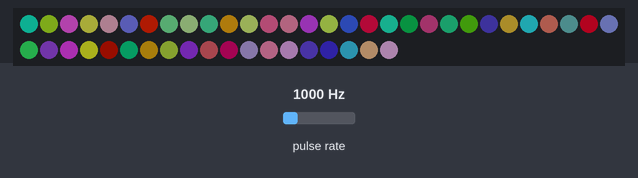
This sketch was run on a simulated Arduino Uno, built with avr-gcc and run on an emulated ATmega328P. On the bench: 49 RGB LEDs in strip order, left to right, continuing on the next row. Wiring (inferred from the names in the program): pulse sensor: data pin 2; WS2812 LEDs: data pin 5. The test bench sets the inputs (shaded band); at power-on: pulse rate 1000 Hz. Dim RGB values are drawn brighter than linear; random numbers use the default seed unless the sketch sets one.

Above: at 1.2 s.
1.3 s: pulse rate (sensor on pin 2) set to 4900 Hz
At 1.69 s:
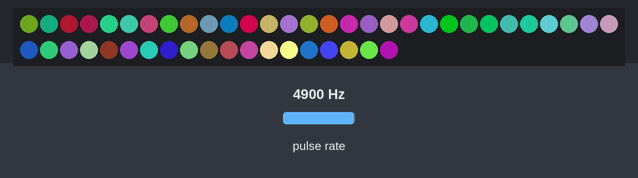
3.9 s: pulse rate (sensor on pin 2) set to 100 Hz
At 4.14 s:
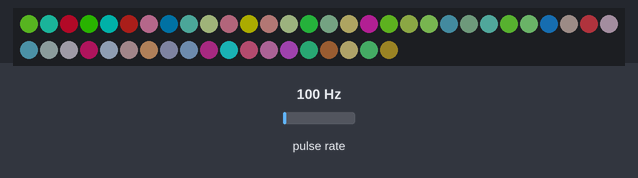
6.6 s: pulse rate (sensor on pin 2) set to 3750 Hz
At 6.85 s:
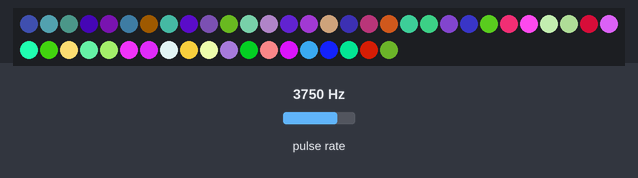
9.6 s: pulse rate (sensor on pin 2) set to 1250 Hz
At 9.89 s:
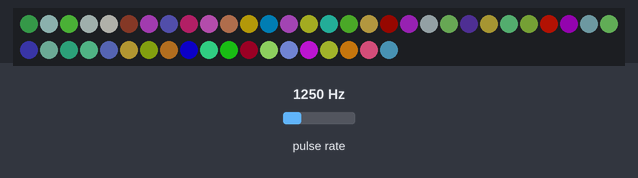
12.1 s: pulse rate (sensor on pin 2) set to 0 Hz
At 12.34 s:
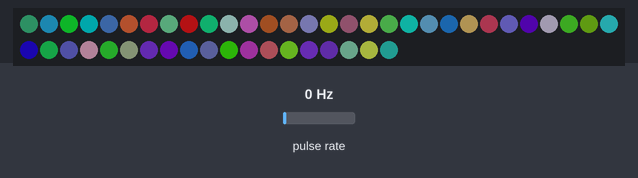
14.9 s: pulse rate (sensor on pin 2) set to 2500 Hz
At 15.16 s:
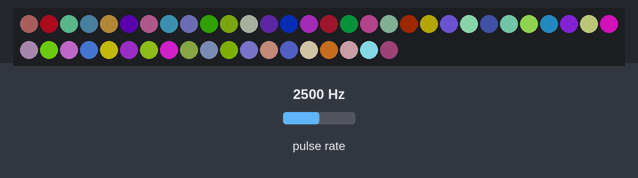
Timing chart, 0 to 17.9 s (numbered marks = the images above; inputs shaded):
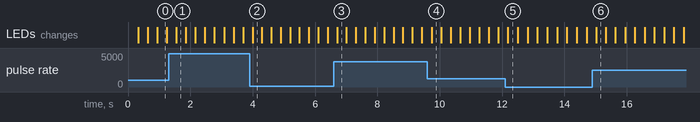

The sketch:

execute_colors.ino
```cpp
#include <SPI.h>
#include <SD.h>

#define NUM_LED           (49)          // Number of LEDs
#define NUM_BYTES         (NUM_LED*3)   // Number of total bytes (3 per each LED)
#define DIGITAL_PIN       (5)           // Digital port number
#define PORT              (PORTD)       // Digital pin's port
#define PORT_PIN          (PORTD5)      // Digital pin's bit position
#define HALL_EFFECT_PIN   (2)           // Digital Pin to handle Hall-Effect interrupts
#define SD_CS_PIN         (4)           // SD card reader pin
#define NUM_BITS          (8)           // Bits per byte
#define RGB_FILENAME      ("theL.txt")  // Name of preprocessed image text file containing RGB vals
#define NUM_SLICES        (32)          // Number of time slices
#define MAX_BRIGHTNESS    (32)          // Self-Explanatory, runs from 0-255
#define LED_BYTES         (512 - (512 % NUM_BYTES))

uint8_t* currentRGB = NULL;
uint32_t currentDelay = 10;
uint32_t lastTime = 0;
uint32_t currentTime;
uint32_t mathTime1 = 0;
uint32_t mathTime2 = 0;
uint32_t lastSlice = 0;
uint8_t* RGBs;
uint8_t* RGBreset;
uint16_t rotations = 0;
uint8_t  hallCount = 0;

File f;

/*
 *  SD Card Reader Pins
 *
 *  MOSI - pin 11
 *  MISO - pin 12
 *  CLK - pin 13
 *  CS - pin 4
 */
void setup() {

    pinMode(DIGITAL_PIN,OUTPUT);
    pinMode(HALL_EFFECT_PIN, INPUT);
    digitalWrite(HALL_EFFECT_PIN,HIGH); //enable 10k pullup resistor between signal and 5v on hall effect

    //Enable Hall Effect Sensor Interrupts
    attachInterrupt(digitalPinToInterrupt(HALL_EFFECT_PIN), hallEffectISR, RISING);
    digitalWrite(DIGITAL_PIN,0);
    digitalWrite(HALL_EFFECT_PIN,HIGH);

    //Make space in memory for RGB values
    RGBs = (uint8_t *)malloc(NUM_BYTES);
    memset(RGBs, 0, NUM_BYTES);
    RGBreset = RGBs;

    //Send an initial (0, 0, 0) signal for LEDs
    sendSignal();

    //Initialize Hall-Effect reference time
    lastTime = micros();
    currentTime = micros();
}

//Used for resetting memory each time slice
void resetRGBMem() {
    RGBs = RGBreset;
    memset(RGBs, 0, NUM_BYTES);
}

/*
 *  Reset RGB file currency pointer to allow for continuous reading
 */
void resetSDFile() {
    f.close();
    f = SD.open(RGB_FILENAME);
}

/*
*  Hall Effect ISR
*
*  Whenever this triggers another rotation has happened
*  Calculate delay based on current RPM
*/
void hallEffectISR() {

    //If there's still a bit of a delay it's here I need to change
    // if (hallCount > 20) {
    currentDelay = ((micros() - lastTime)/(NUM_SLICES));

    //    currentDelay = ((micros() - lastTime)/(NUM_SLICES * 1000 * hallCount));
    //       hallCount = 0;
    lastTime = micros();
    //Serial.print(currentDelay);
    //Serial.println();
    //   }
    //   else
    //       hallCount++;
}


/*
 * Main loop of the function, every time it is entered it checks the time, then sees if the time should
 * be in another time slice of code.
 * an example would be that lets say at time = 100ms, time slice 4 is supposed to start
 * and that time slice 5 does not start until 140ms (based on current rotational speed as seen by the hall sensor)
 * every time the loop enters, it checks the time (100ms, 108ms, 114ms, etc)
 * once that time is greater than 140ms, it has entered time slice 5 and buffers the next set of values to be used
 * in addition to setting saying that we won't enter the next time slice until 180ms
 */
void loop() {
    //
    currentTime = micros(); //check current time so it can be compared to however long a time slice is + however long it was
                            //when a time slice was last entered
  if(currentTime > lastSlice+(currentDelay)){ //lastSlice is whenever this time slice started in time, currentDelay is how long
                                              //they should last
    lastSlice = currentTime; //we are in a new time slice, since we've just entered it this is the time of the lastSlice now

    setMem();
    sendSignal(); //take the RGB values in uint8_t* RGBs and send them to our LEDs
    resetRGBMem(); //clear stuff out to make it nice

  }
}

/*
*  Populate RGB memory with values read in from SD card
*/
void setColorRGB(uint16_t index, uint8_t red, uint8_t green, uint8_t blue) {
    if(index < NUM_LED) {
        // Point to current set of 3 bytes
        uint8_t *p = &RGBs[index * 3];
        // Load RGB values into memory
        *p++ = green;
        *p++ = red;
        *p   = blue;
    }
    //else
        //Serial.println("We've gone out of bounds for some reason\n");
}

void setMem() {
   for(uint8_t j = 0; j < NUM_LED; j++){
        setColorRGB(j, random(0, 64), random(0, 64), random(0, 64));
    }
}

/*
*  Read RGB values from program mem, use AVR assembly
*  magic to send signal formatted so WS2812B LEDs can
*  read it.
*/
void sendSignal(void) {

    if(!RGBs)
        return;

    //micros() - Returns the number of microSeconds passed since
    //start of code execution.
    //Need to wait 50 microSeconds for the data to latch
    while((micros() - currentTime) < 50L);

    volatile uint8_t
        *p    = RGBs,                 // Copy the start address of our data array
        val  = *p++,                  // Get the current byte value & point to next byte
        high = PORT |  _BV(PORT_PIN), // Bitmask for sending HIGH to pin
        low  = PORT & ~_BV(PORT_PIN), // Bitmask for sending LOW to pin
        tmp  = low,                   // Swap variable to adjust duty cycle
        nbits= NUM_BITS;              // Bit counter for inner loop

    volatile uint16_t nbytes = NUM_BYTES; // Byte counter for outer loop
       /*   The Arduino Nano/Uno/Mega run at 16MHz, which means each clock
            cycle takes roughly 0.0625 uS. In order to send a 1 value, pulse is held
            HIGH for 0.8 uS then LOW for 0.45 uS for a total period of 1.25 uS which
            equates to 20 CLK cycles.
            For a 0 value the signal is held HIGH for 0.4 uS and LOW for 0.85 uS

            Having the constraint of hitting exactly 20 clock cycles per transferred bit
            is made considerably easier by the following two AVR asm commands:
            nop  - Idle for one clock cycle
            rjmp - Idle for two clock cycles (Used by passing .+0 flag)
        */
        //cli() - Disable Interrupts, needed for precise timing
        //TODO: Test how badly delaying interrupts messes with Hall-Effect
        //This may break things in 1/1000000 cases
      //  cli();

        asm volatile(
                                // Cycles
         "nextbit:\n\t"
          "sbi  %0, %1\n\t"     // 2    signal HIGH
          "sbrc %4, 7\n\t"      // 3    if MSB set
          "mov  %6, %3\n\t"     // 4    tmp'll set signal high
          "dec  %5\n\t"         // 5    decrease bitcount
          "nop\n\t"             // 6    idle 1 clock cycle
          "st   %a2, %6\n\t"    // 8    set PORT to tmp
          "mov  %6, %7\n\t"     // 9    reset tmp to low (default)
          "breq nextbyte\n\t"   // 10   if !bitcount -> nextbyte
          "rol  %4\n\t"         // 11   shift MSB leftwards
          "rjmp .+0\n\t"        // 13   idle 2 clock cycles
          "cbi   %0, %1\n\t"    // 15   signal LOW
          "rjmp .+0\n\t"        // 17
          "nop\n\t"             // 18
          "rjmp nextbit\n\t"    // 20   bitcount !=0 -> nextbit
          //The Timing for this loop falls within a timing window which the
          //WS2812B LEDs do not recognize, so there is no false data transmitted
         "nextbyte:\n\t"
          "ldi  %5, 8\n\t"      // 1    reset bitcount
          "ld   %4, %a8+\n\t"   // 3    val = *p++
          "cbi   %0, %1\n\t"    // 5    signal LOW, will be held at the start of every loop if we're done loading in bytes
          "rjmp .+0\n\t"        // 7
          "nop\n\t"             // 8
          "dec %9\n\t"          // 9    decrease bytecount
          "brne nextbit\n\t"    // 10   if bytecount !=0 -> nextbit
          ::
          // Input operands
          "I" (_SFR_IO_ADDR(PORT)), // %0
          "I" (PORT_PIN),           // %1
          "e" (&PORT),              // %a2
          "r" (high),               // %3
          "r" (val),                // %4
          "r" (nbits),              // %5
          "r" (tmp),                // %6
          "r" (low),                // %7
          "e" (p),                  // %a8
          "w" (nbytes)              // %9
        );
        //sei() - Re-Enable interrupts
      //  sei();
        currentTime = micros();
}
```
